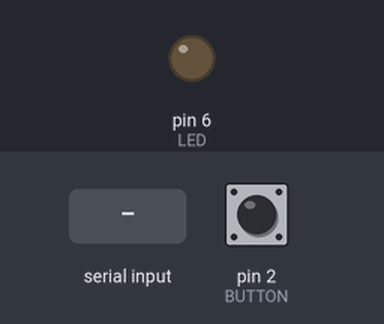
The sketch below on a simulated Arduino Uno, built with avr-gcc and run on an emulated ATmega328P. Parts: output pins drawn as LEDs (lit = HIGH). The test bench sets the inputs (shaded band); at power-on: pin 2 (BUTTON) LOW. What the sketch prints to the serial monitor is not drawn.

Above: at 1.2 s.
1.3 s: byte 30 received over Serial
At 2.1 s:
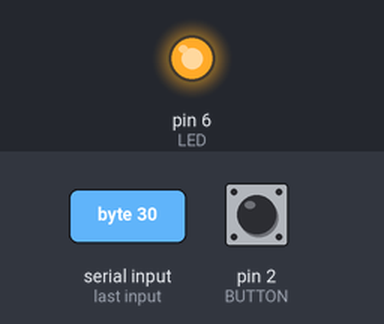
Timing chart, 0 to 4.3 s (numbered marks = the images above; inputs shaded):
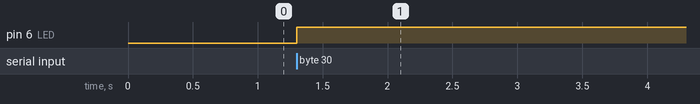

Measured:
- after the input at 1.3 s, pin 6 (LED): LOW → HIGH at once

The sketch:

ex12_06_a.ino
```cpp
// 아두이노: 인터럽트 방식
// 마우스 클릭값 수신, 버튼 클릭값 송신

#define BUTTON 2
#define LED 6

void setup() {
  pinMode(BUTTON, INPUT);
  pinMode(LED, OUTPUT);
  Serial.begin(9600);
}

void loop() {
}

// 수신값이 있으면 자동 호출
void serialEvent() {
  int value1 = Serial.read();
  digitalWrite(LED, value1);
  int value2 = digitalRead(BUTTON);
  Serial.write(value2);
}
```
